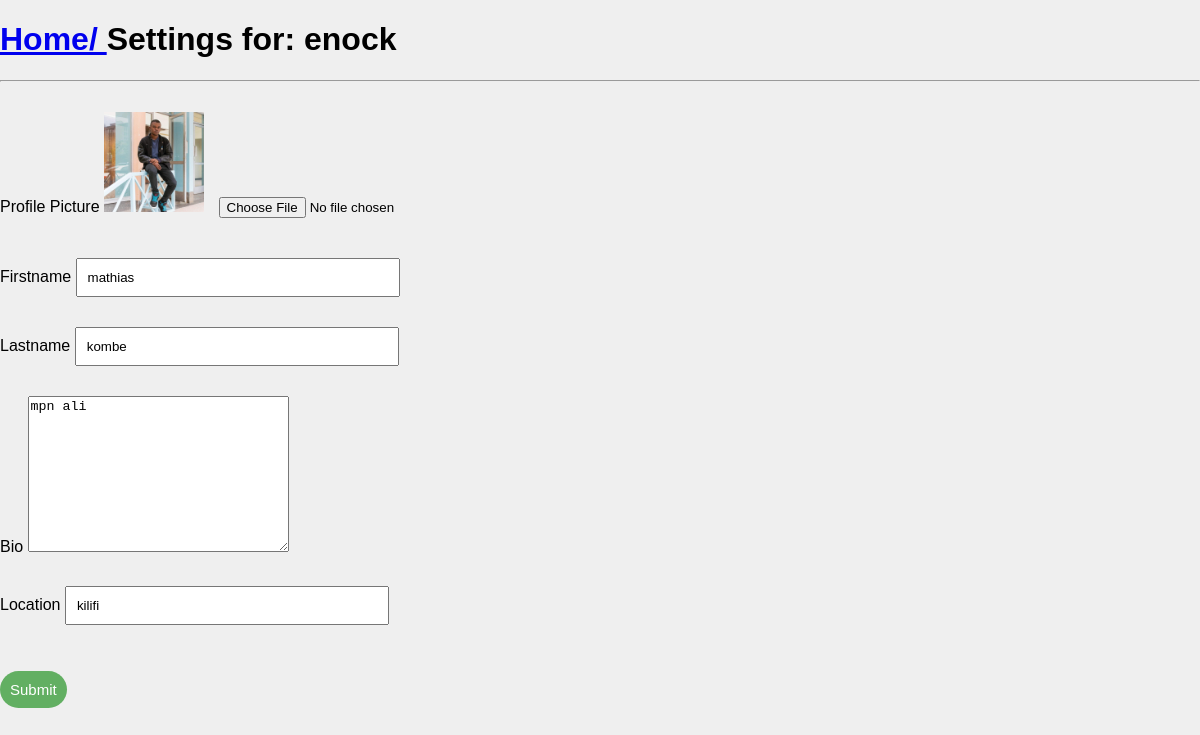
The app's page /settings/ (signed in), older data.
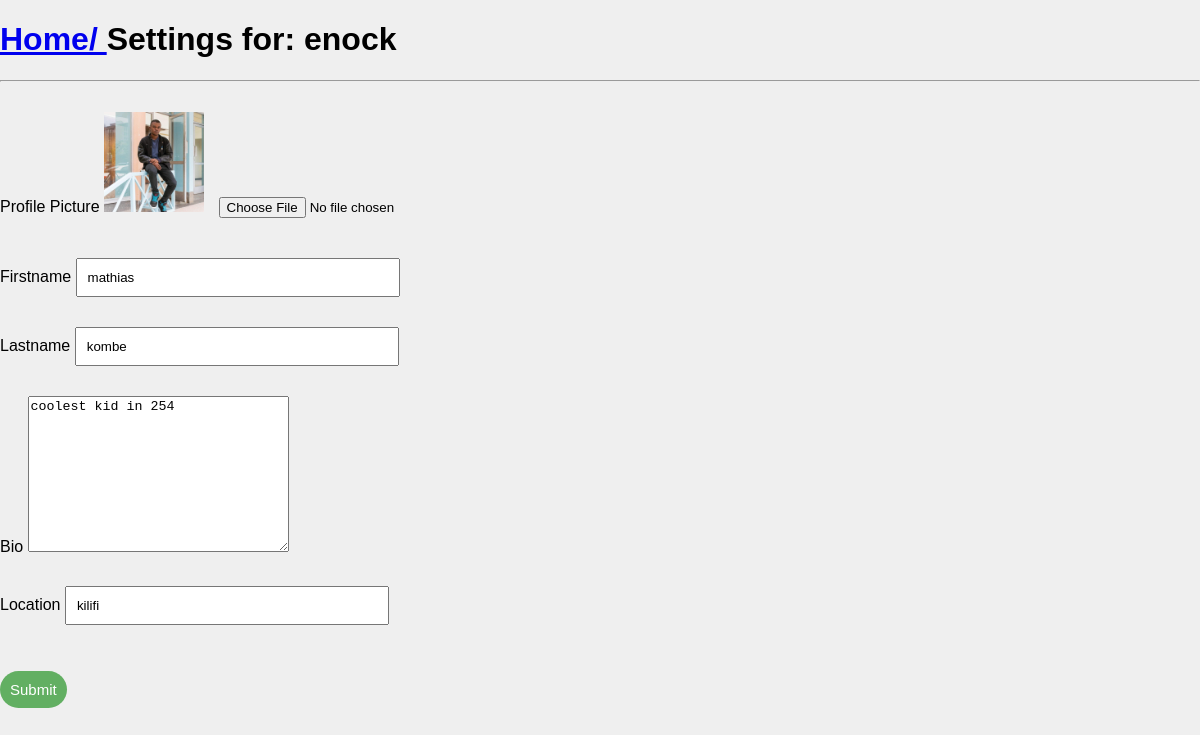
The same page, newer data.
### core/models.py (models this page shows, shortened)
class Profile(models.Model):
    user = models.ForeignKey(User,  on_delete=models.CASCADE)
    id_user = models.IntegerField()
    first_name = models.CharField(max_length=100,blank=True)
    second_name = models.CharField(max_length=100, blank=True)
    email = models.CharField(max_length=150, blank=True)
    bio = models.TextField(blank=True)
    profileimg = models.ImageField(upload_to='profileimg',default='blank-prof.jpg')
    location = models.CharField(max_length=100, blank=True)

### core/views.py (the view, shortened to what this page needs)
# urls.py: path('settings/', views.settings, name='settings'),
@login_required(login_url='login')
def settings(request):
    user_profile = Profile.objects.get (user= request.user)
    return render( request, 'settings.html', {'user_profile':user_profile})

### templates/settings.html (shortened to what this page needs)
<!DOCTYPE html>
<html lang="en">
<head>
    <link rel="stylesheet" href="">
</head>
<body class="settings">
    <div class="signForm">
        <h1 class="signuphead"> <a href="{% url 'home' %}">Home/ </a> Settings for: {{user.username}}</h1>
        <hr>
        <form action="" method="POST" enctype="multipart/form-data">
            <div class="settings-div">
                <label for="firstname ">Profile Picture</label>
                <img width="100" height="100" src="{{user_profile.profileimg.url}}" >
                <input type="file" id="input-settings" name="image"  value="">
            </div>
            <div class="settings-div">
                <label for="firstname ">Firstname</label>
                <input type="text" id="input-settings" name="firstname" value="{{user_profile.first_name }}">
            </div>
            <div class="settings-div">
                <label for="lastname ">Lastname</label>
                <input type="text" id="input-settings" name="lastname"  value="{{user_profile.second_name}}">
            </div>
            <div class="settings-div">
                <label for="Bio ">Bio</label>
                <textarea name="bio"  cols="30" rows="10">{{user_profile.bio}}</textarea>
            </div>
            <div>
                <label for="Location ">Location</label>
                <input type="text" id="input-settings" name="location"  value="{{user_profile.location}}">
            </div>
            <br>
            <br>
            <button type="submit" id="settingsbtn">Submit</button>
        </form>
    </div>
</body>
</html>

Row changes from the older to the newer data that the page shows:
changed Profile "mathias": bio "mpn ali" → "coolest kid in 254"
